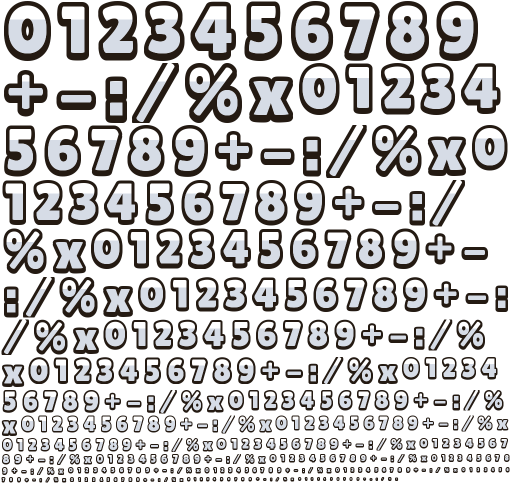
#> input picture src/assets/digits.webp, 1024 x 967 px (shown at 1/2 size)
$ python cut_ui.py ../../src/assets/digits.webp ../../src/assets/digits.webp 5
#> lines starting #> are read from the running program, lines starting #| are printed output that depends on the picture; after the words box and inside, x2 and y2 are one past the last pixel; in counts of white or black regions, pixels touching at a corner belong together
"""usage: cut_ui.py <in.png> <out.webp> <max side px>: an AI image on a white background to a trimmed webp
with alpha (art/ui -> public/ui; art/STYLE.md "Interface art"). White background and enclosed white holes
bigger than 0.04% of the image become transparent; small white details (eyes, highlights) stay."""
import sys, numpy as np
from PIL import Image, ImageFilter
from scipy import ndimage
src, dst, side = sys.argv[1], sys.argv[2], int(sys.argv[3])
im = Image.open(src).convert('RGB'); a = np.asarray(im).astype(int)
#> after `im = Image.open(src).convert('RGB')`:
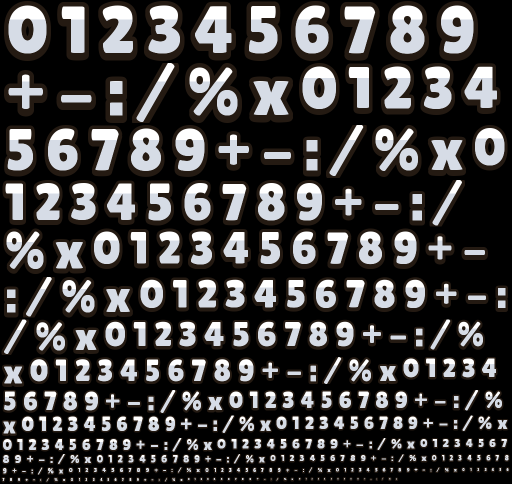
#> im: PIL image 1024x967 RGB (shown at 1/2 size); mean R, G, B 63.5, 62.2, 62.1
mn = a.min(2); ch = a.max(2) - mn
#> after `mn = a.min(2)`:
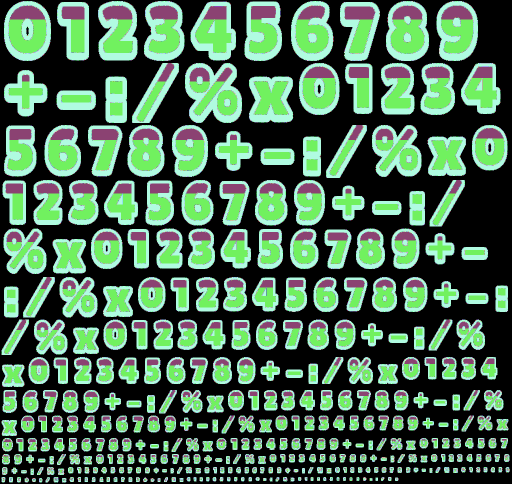
#> mn: shape (967, 1024) int64 (shown at 1/2 size); 256 distinct labels, from 0 to 255; one colour per label, 0 black
#> after `ch = a.max(2) - mn`:
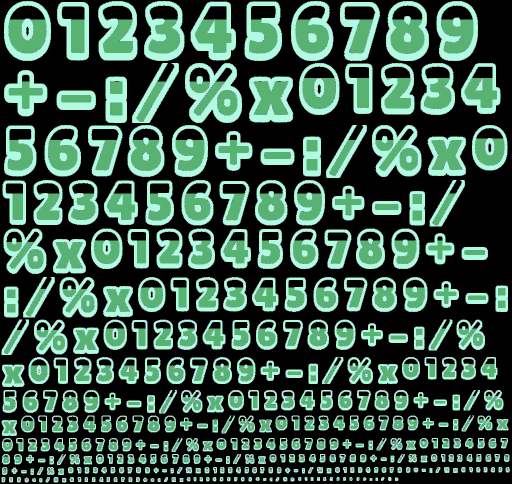
#> ch: shape (967, 1024) int64 (shown at 1/2 size); 19 distinct labels, from 0 to 18; one colour per label, 0 black
bg = (mn > 232) & (ch < 16)
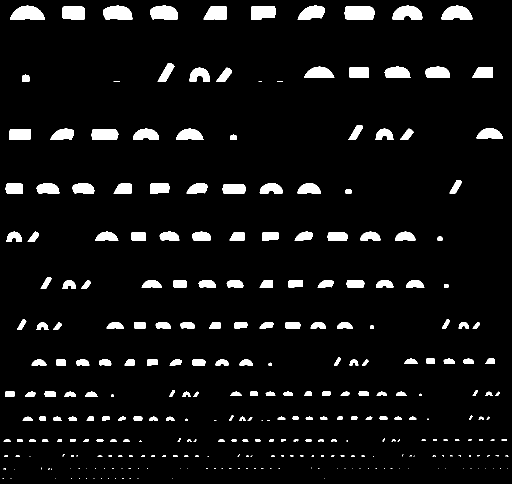
#> bg: shape (967, 1024) bool (shown at 1/2 size); 6% white; 303 white regions (112 under 20 px), largest, box (x1, y1, x2, y2) and area: (689, 13, 750, 39) 1489, (20, 11, 90, 39) 1435, (206, 11, 265, 39) 1355
lab, n = ndimage.label(bg)
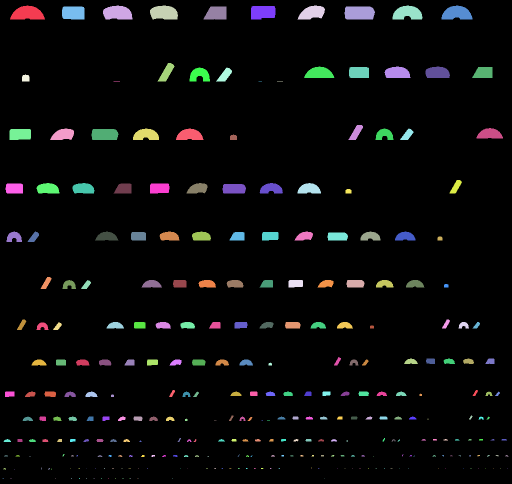
#> lab: shape (967, 1024) int32 (shown at 1/2 size); 312 distinct labels, from 0 to 311; one colour per label, 0 black
#> n = 311
sizes = ndimage.sum(bg, lab, range(1, n + 1))
#> sizes = 311 values, max 1489 at index 9, min 1 at index 240, mean 191.1
border = set(np.unique(np.concatenate([lab[0], lab[-1], lab[:, 0], lab[:, -1]]))) - {0}
#> border = 0 items
keep = np.zeros(n + 1, bool)
for i, s in enumerate(sizes, 1):
    keep[i] = i in border or s > 0.0004 * bg.size
#> this loop made 311 passes
#> s on passes 1 to 3: 1435, 1355, 1307
m = ndimage.binary_opening(keep[lab], iterations=1, border_value=1)
#> m: shape (967, 1024) bool; 4.5% white; 54 white regions, largest, box (x1, y1, x2, y2) and area: (0, 0, 1024, 967) 3978, (689, 13, 750, 39) 1487, (20, 11, 90, 39) 1433
alpha = Image.fromarray(np.where(m, 0, 255).astype(np.uint8)).filter(ImageFilter.GaussianBlur(0.8))
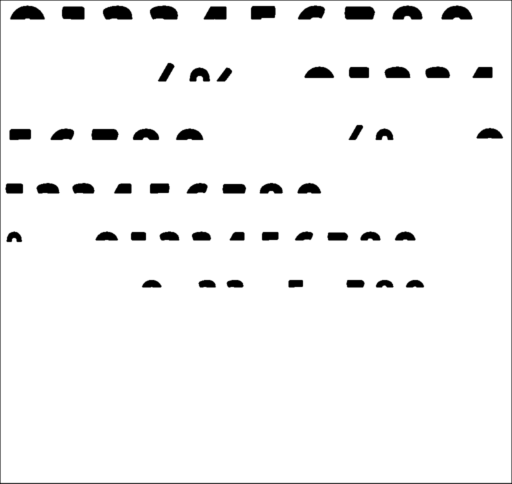
#> alpha: PIL image 1024x967 L (shown at 1/2 size); min 0, max 255, mean 243.4
out = im.convert('RGBA'); out.putalpha(alpha)
ys, xs = np.nonzero(~m)
out = out.crop((max(0, xs.min() - 4), max(0, ys.min() - 4), xs.max() + 5, ys.max() + 5))
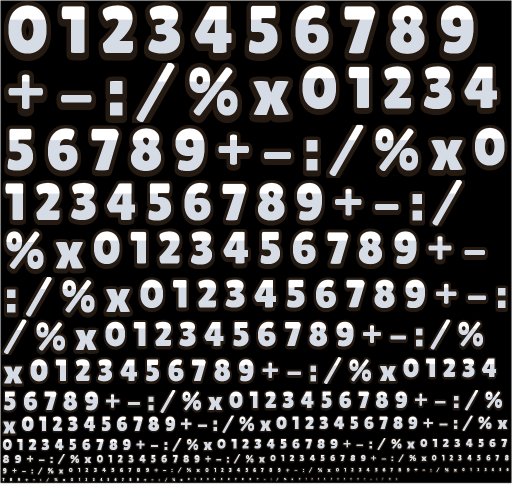
#> out: PIL image 1027x970 RGBA (shown at 1/2 size); mean R, G, B, A 63.1, 61.8, 61.7, 242; transparent parts drawn white
k = side / max(out.size)
#> k = 0.00487
out = out.resize((round(out.width * k), round(out.height * k)), Image.LANCZOS)
out.save(dst, quality=90, method=6)
print(dst, out.size)
#| ../../src/assets/digits.webp (5, 5)
